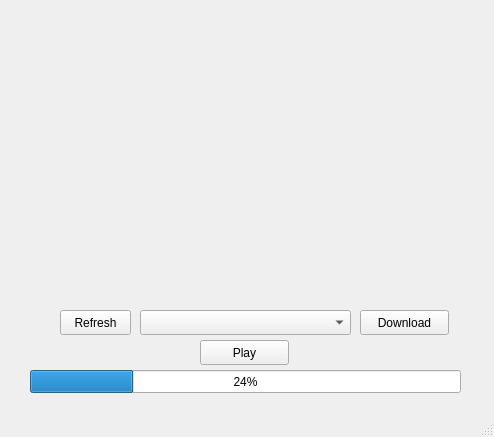
<?xml version="1.0" encoding="UTF-8"?>
<ui version="4.0">
 <class>MainWindow</class>
 <widget class="QMainWindow" name="MainWindow">
  <property name="geometry">
   <rect>
    <x>0</x>
    <y>0</y>
    <width>494</width>
    <height>437</height>
   </rect>
  </property>
  <property name="windowTitle">
   <string>MainWindow</string>
  </property>
  <widget class="QWidget" name="centralwidget">
   <widget class="QLabel" name="gameLogoLabel">
    <property name="geometry">
     <rect>
      <x>70</x>
      <y>10</y>
      <width>351</width>
      <height>181</height>
     </rect>
    </property>
    <property name="text">
     <string/>
    </property>
    <property name="pixmap">
     <pixmap resource="../../../../../run/user/1000/doc/85f1cdd7/resources.qrc">:/beyond_styx_logo.png</pixmap>
    </property>
    <property name="scaledContents">
     <bool>true</bool>
    </property>
   </widget>
   <widget class="QPushButton" name="downloadBtn">
    <property name="geometry">
     <rect>
      <x>360</x>
      <y>310</y>
      <width>89</width>
      <height>25</height>
     </rect>
    </property>
    <property name="text">
     <string>Download</string>
    </property>
   </widget>
   <widget class="QProgressBar" name="progressBar">
    <property name="geometry">
     <rect>
      <x>30</x>
      <y>370</y>
      <width>431</width>
      <height>23</height>
     </rect>
    </property>
    <property name="value">
     <number>24</number>
    </property>
   </widget>
   <widget class="QLabel" name="teamLogoLabel">
    <property name="geometry">
     <rect>
      <x>210</x>
      <y>200</y>
      <width>71</width>
      <height>81</height>
     </rect>
    </property>
    <property name="text">
     <string/>
    </property>
    <property name="pixmap">
     <pixmap resource="../../../../../run/user/1000/doc/85f1cdd7/resources.qrc">:/group_icon_alpha.png</pixmap>
    </property>
    <property name="scaledContents">
     <bool>true</bool>
    </property>
   </widget>
   <widget class="QComboBox" name="versionComboBox">
    <property name="geometry">
     <rect>
      <x>140</x>
      <y>310</y>
      <width>211</width>
      <height>25</height>
     </rect>
    </property>
   </widget>
   <widget class="QPushButton" name="refreshBtn">
    <property name="geometry">
     <rect>
      <x>60</x>
      <y>310</y>
      <width>71</width>
      <height>25</height>
     </rect>
    </property>
    <property name="text">
     <string>Refresh</string>
    </property>
   </widget>
   <widget class="QPushButton" name="playBtn">
    <property name="geometry">
     <rect>
      <x>200</x>
      <y>340</y>
      <width>89</width>
      <height>25</height>
     </rect>
    </property>
    <property name="text">
     <string>Play</string>
    </property>
   </widget>
   <zorder>gameLogoLabel</zorder>
   <zorder>downloadBtn</zorder>
   <zorder>teamLogoLabel</zorder>
   <zorder>versionComboBox</zorder>
   <zorder>refreshBtn</zorder>
   <zorder>playBtn</zorder>
   <zorder>progressBar</zorder>
  </widget>
  <widget class="QMenuBar" name="menubar">
   <property name="geometry">
    <rect>
     <x>0</x>
     <y>0</y>
     <width>494</width>
     <height>22</height>
    </rect>
   </property>
  </widget>
  <widget class="QStatusBar" name="statusbar"/>
 </widget>
 <resources>
  <include location="../../../../../run/user/1000/doc/85f1cdd7/resources.qrc"/>
 </resources>
 <connections>
  <connection>
   <sender>downloadBtn</sender>
   <signal>clicked()</signal>
   <receiver>MainWindow</receiver>
   <slot>onDownloadBtnClick()</slot>
   <hints>
    <hint type="sourcelabel">
     <x>373</x>
     <y>345</y>
    </hint>
    <hint type="destinationlabel">
     <x>493</x>
     <y>341</y>
    </hint>
   </hints>
  </connection>
  <connection>
   <sender>refreshBtn</sender>
   <signal>clicked()</signal>
   <receiver>MainWindow</receiver>
   <slot>onRefreshBtnClick()</slot>
   <hints>
    <hint type="sourcelabel">
     <x>147</x>
     <y>346</y>
    </hint>
    <hint type="destinationlabel">
     <x>144</x>
     <y>327</y>
    </hint>
   </hints>
  </connection>
  <connection>
   <sender>versionComboBox</sender>
   <signal>currentIndexChanged(int)</signal>
   <receiver>MainWindow</receiver>
   <slot>onVersionIndexChanged(int)</slot>
   <hints>
    <hint type="sourcelabel">
     <x>244</x>
     <y>346</y>
    </hint>
    <hint type="destinationlabel">
     <x>280</x>
     <y>338</y>
    </hint>
   </hints>
  </connection>
  <connection>
   <sender>playBtn</sender>
   <signal>clicked()</signal>
   <receiver>MainWindow</receiver>
   <slot>onPlayBtnClick()</slot>
   <hints>
    <hint type="sourcelabel">
     <x>264</x>
     <y>365</y>
    </hint>
    <hint type="destinationlabel">
     <x>326</x>
     <y>372</y>
    </hint>
   </hints>
  </connection>
 </connections>
 <slots>
  <slot>onDownloadBtnClick()</slot>
  <slot>onRefreshBtnClick()</slot>
  <slot>onVersionIndexChanged(int)</slot>
  <slot>onPlayBtnClick()</slot>
 </slots>
</ui>
